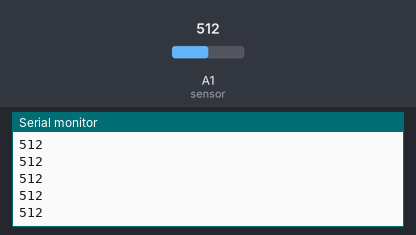
Bench run of a sketch on a simulated Arduino Uno, built with avr-gcc and run on an emulated ATmega328P. On the bench: the last lines printed to the serial monitor. The inputs (shaded band) are chosen by the test bench; at power-on: A1 (sensor) = 512.

Above: at 1.2 s.
1.3 s: A1 (sensor) set to 716
At 2.2 s:
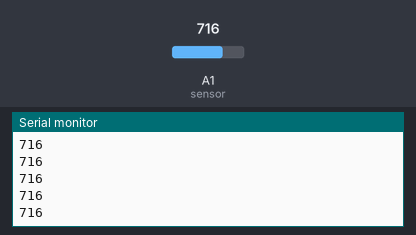
2.8 s: A1 (sensor) set to 900
At 3.9 s:
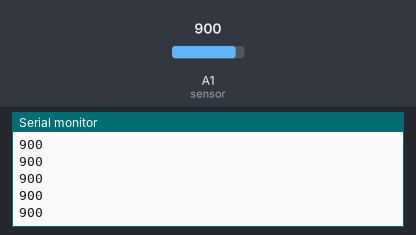
Timing chart, 0 to 5.8 s (numbered marks = the images above; inputs shaded):
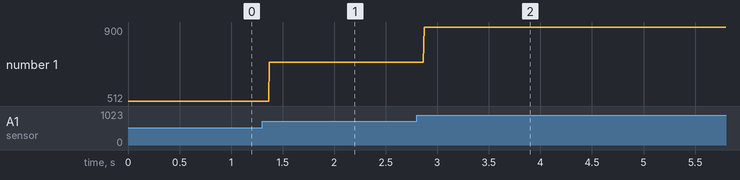

Measured:
- after the input at 1.3 s, the serial monitor: prints a new line after 0.07 s (image 1)
- after the input at 2.8 s, the serial monitor: prints a new line after 0.07 s (image 2)
- plotted number 1: 512 → 716 after the input at 1.3 s, 716 → 900 after the input at 2.8 s

The sketch:

WDS_Code_without_LED.ino
```cpp
void setup()
{
Serial.begin(9600);     // Communication started with 9600
}

void loop()
{
int sensor=analogRead(A1); // Incoming analog signal read and appointed sensor
Serial.println(sensor);   //Wrote serial port/Message in serial port
}
```
